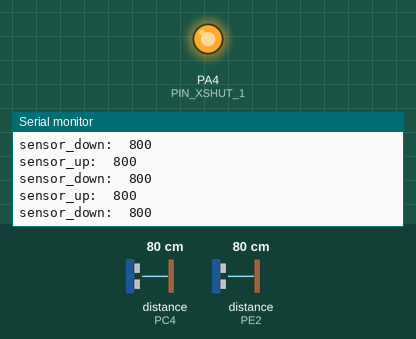
Bench run of a sketch on a simulated STM32 Blue Pill. On the bench: output pins drawn as LEDs (lit = HIGH), the last lines printed to the serial monitor. Inputs (shaded band) come from the test bench; at power-on: distance to the obstacle (sensors on PC4, PE2) 80 cm.

Above: at 1.9 s.
2.0 s: distance to the obstacle (sensor on PC4) set to 2 cm
At 2.24 s:
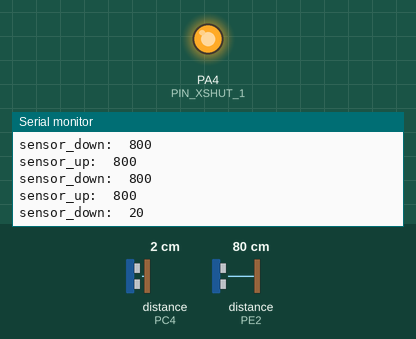
3.5 s: distance to the obstacle (sensor on PE2) set to 2 cm
At 3.57 s:
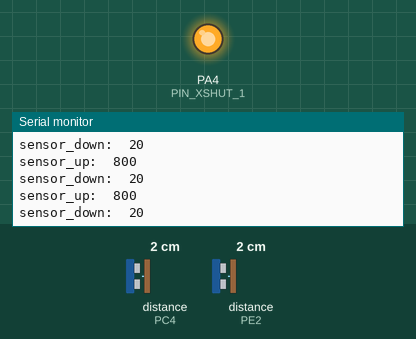
5.0 s: distance to the obstacle (sensor on PC4) set to 4 cm
At 5.17 s:
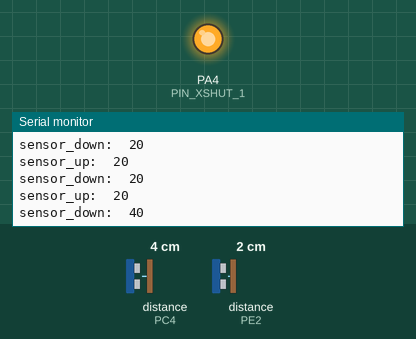
6.5 s: distance to the obstacle (sensor on PE2) set to 4 cm
At 6.5 s:
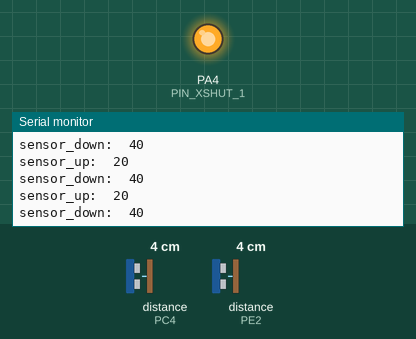
Timing chart, 0 to 9.0 s (numbered marks = the images above; inputs shaded):
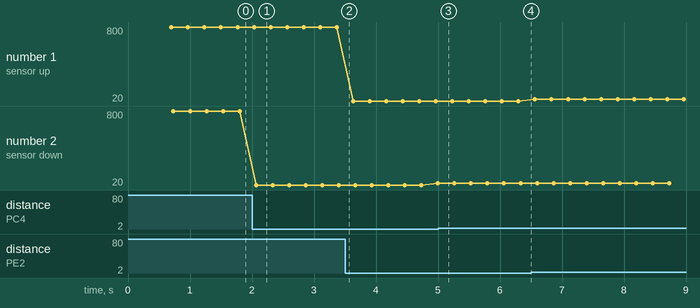

Measured:
- after the input at 2.0 s, the serial monitor: prints a new line after 0.07 s (image 1)
- plotted number 2: 800 → 20 after the input at 2.0 s, 20 → 40 after the input at 3.5 s

The sketch:

testSensor.ino
```cpp
#include <Wire.h>
#include <VL53L1X.h>

//Pin de contrôle d'extinction - pour changement d'adresse
#define PIN_XSHUT_1 PA4  //A4 - capteur haut
#define PIN_XSHUT_2 PA5  //A3 - capteur bas

//Futures adresses des capteurs [initialement 0x29]
#define ADR_SENSOR_1 0x42
#define ADR_SENSOR_2 0x24

//Futures adresses des capteurs [initialement 0x29]
#define SCL_Wire PA9
#define SDA_Wire PA10

VL53L1X sensor_up = VL53L1X();
VL53L1X sensor_down = VL53L1X();

void turn_off_sensors(){
  //sensor_up
  pinMode(PIN_XSHUT_1, OUTPUT);
  digitalWrite(PIN_XSHUT_1, LOW);
  //sensor_down
  pinMode(PIN_XSHUT_1, OUTPUT);
  digitalWrite(PIN_XSHUT_2, LOW);
}
void prepareSensor(byte pin, bool stat)
{
  pinMode(pin, OUTPUT);
  digitalWrite(pin, stat);
}

/** Initialise a sensor and change its I2C address
 *  Input :   *sensor : a ptr of a sensor object
 *            pin : The hardware pin connect to the sensor XSHUT
 *            adr : The new sensor address for I2C connection
**/
void initSensor(VL53L1X *sensor, byte pin, uint8_t adr)
{
  pinMode(pin, INPUT);
  delay(200);
  sensor->init(true);
  delay(100);
  sensor->setAddress(adr);
  sensor->setTimeout((uint16_t)500);
  sensor->setDistanceMode(VL53L1X::Medium);
  sensor->setMeasurementTimingBudget(33000);
  sensor->startContinuous(50);
}

void setup() {
  Serial.begin(9600);

  Wire.setSCL(SCL_Wire);
  Wire.setSDA(SDA_Wire);
  Wire.begin();

  turn_off_sensors();
  delay(100);
  prepareSensor(PIN_XSHUT_1, HIGH);
  initSensor(&sensor_up, PIN_XSHUT_1, ADR_SENSOR_1);
  prepareSensor(PIN_XSHUT_2, HIGH);
  initSensor(&sensor_down, PIN_XSHUT_2, ADR_SENSOR_2);
}

void loop() {
  Serial.print("\n\nsensor_up:\t");
  Serial.print(sensor_up.read());
  if (sensor_up.timeoutOccurred()) { Serial.print(" TIMEOUT"); }
  Serial.println();
  Serial.print("\nsensor_down:\t");
  Serial.print(sensor_down.read());
  if (sensor_down.timeoutOccurred()) { Serial.print(" TIMEOUT"); }
  Serial.println();
  delay(200);
}
```
